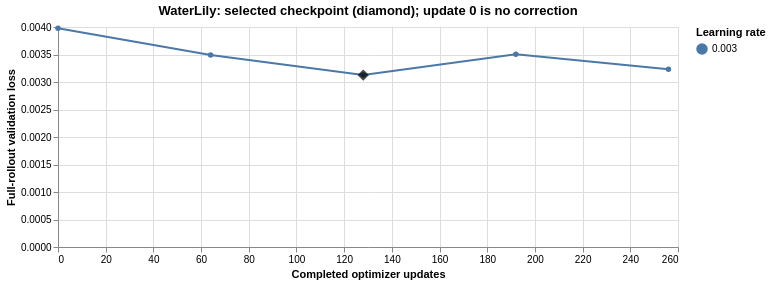

The Vega-Lite source for this figure:
### Vega-Lite specification from a JSON file in a GitHub repository (floating-point values rounded to 4 significant figures)
{"config": {"view": {"continuousWidth": 300, "continuousHeight": 300}}, "layer": [{"data": {"name": "data-7dd4a3089914600384b872242cb8c091"}, "mark": {"type": "line", "point": true}, "encoding": {"color": {"field": "lr", "title": "Learning rate", "type": "nominal"}, "tooltip": [{"field": "update", "type": "quantitative"}, {"field": "loss", "type": "quantitative"}, {"field": "lr", "type": "nominal"}], "x": {"field": "update", "title": "Completed optimizer updates", "type": "quantitative"}, "y": {"field": "loss", "title": "Full-rollout validation loss", "type": "quantitative"}}}, {"data": {"name": "data-543bb33bb75ee3758b0f80cc45a14920"}, "mark": {"type": "point", "color": "black", "filled": true, "shape": "diamond", "size": 130}, "encoding": {"tooltip": [{"field": "update", "type": "quantitative"}, {"field": "loss", "type": "quantitative"}], "x": {"field": "update", "type": "quantitative"}, "y": {"field": "loss", "type": "quantitative"}}}], "height": 220, "title": "WaterLily: selected checkpoint (diamond); update 0 is no correction", "width": 620, "$schema": "https://vega.github.io/schema/vega-lite/v6.4.1.json", "datasets": {"data-7dd4a3089914600384b872242cb8c091": [{"update": 0, "loss": 0.003977, "lr": "0.003"}, {"update": 64, "loss": 0.003491, "lr": "0.003"}, {"update": 128, "loss": 0.003125, "lr": "0.003"}, {"update": 192, "loss": 0.003504, "lr": "0.003"}, {"update": 256, "loss": 0.003233, "lr": "0.003"}], "data-543bb33bb75ee3758b0f80cc45a14920": [{"update": 128, "loss": 0.003125}]}, "usermeta": {"renderer": "svg"}}
